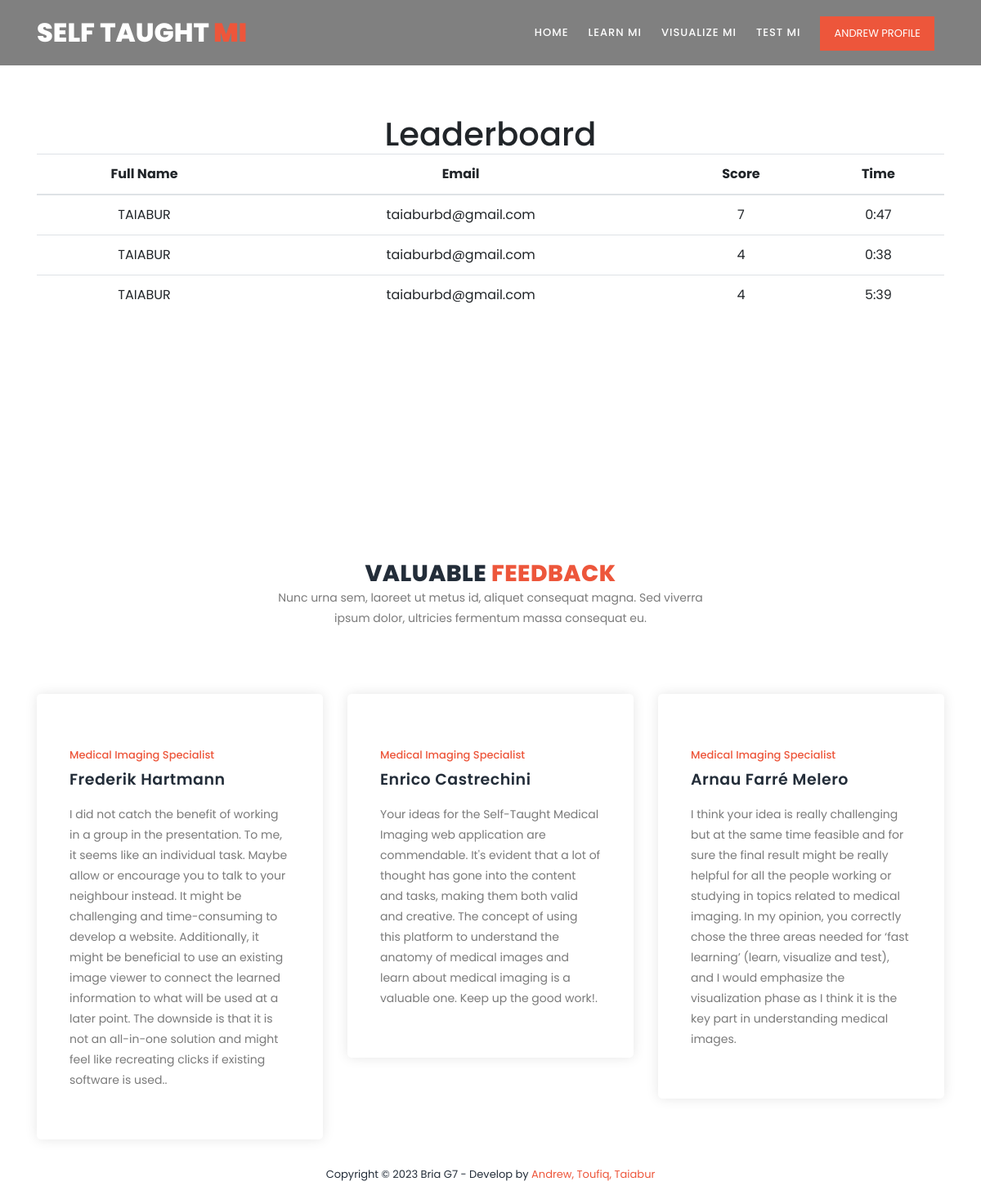
Page /leaderboard (signed in) on the committed database.
### tables this page shows
CREATE TABLE quiz_list (
    id INTEGER PRIMARY KEY,
    quiz_id VARCHAR(255),
    user_id INTEGER,
    total_mark INTEGER,
    category VARCHAR(255),
    created_date TIMESTAMP DEFAULT CURRENT_TIMESTAMP
);

CREATE TABLE users (
    id INTEGER PRIMARY KEY,
    fullname TEXT NULL,
    username TEXT UNIQUE NOT NULL,
    password TEXT NOT NULL,
    isadmin INTEGER DEFAULT 0,
    created TIMESTAMP NOT NULL DEFAULT 
    CURRENT_TIMESTAMP
);

### views.py (the view)
@app.route('/leaderboard')
def leaderboard():
    if 'user_id' in session:
        conn = get_db_connection()
        category_cursor = conn.execute('SELECT category_id FROM tutorials GROUP BY category_id ')
        categories = category_cursor.fetchall()
        quiz_cat = request.args.get('quiz_cat')
        quiz_details=''
        if quiz_cat:
            quiz_details = conn.execute(
                'SELECT * FROM quiz_list JOIN users ON users.id = quiz_list.user_id WHERE quiz_list.category = ? ORDER BY total_mark DESC, category ASC',
                (quiz_cat,)
            ).fetchall()
        else:
            quiz_details = conn.execute(
                'SELECT * FROM quiz_list JOIN users ON users.id = quiz_list.user_id ORDER BY total_mark DESC, category ASC',
            ).fetchall()
        conn.close()
        return render_template('leaderboard.html',quiz_details=quiz_details,quiz_cat=quiz_cat,categories=categories)
    else:
        return redirect(url_for('login'))

### admin.py (called while the page is built)
@app.before_request
def check_admin_access():
    if request.endpoint and request.endpoint.startswith('admin'):
        if not is_admin():
            return redirect(url_for('hello'))

### views.py (called while the page is built)
def get_db_connection():
    conn = sqlite3.connect('database.db')
    conn.row_factory = sqlite3.Row
    return conn

### templates/leaderboard.html (shortened to what this page needs)
{% extends "base.html" %}
{% block content %}
<section class="section" id="features">
  <div class="container">
      <div class="row">
        <div class="col-lg-12">
          <div class="section-heading">
              <h1>Leaderboard</h1>
                  {% set selected = '' %}
              <table class="table table-stripe">
                <thead>
                    <tr>
                        <th>Full Name</th>
                        <th>Email</th>
                        <th>Score</th>
                        <th>Time</th>
                    </tr>
                </thead>
                <tbody>
                    {% for row in quiz_details %}
                        <tr>
                            <td>{{ row.fullname.upper()}}</td>
                            <td>{{ row.username }}</td>
                            <td>{{ row.total_mark }}</td>
                            <td>{{ row.category }}</td>
                        </tr>
                    {% endfor %}
                </tbody>
            </table>
          </div>
      </div>
    </div>
</section>
{% endblock %}

### static/assets/css/templatemo-training-studio.css (style rules this page uses)
html, body, div, span, applet, object, iframe, h1, h2, h3, h4, h5, h6, p, blockquote, div pre, a, abbr, acronym, address, big, cite, code, del, dfn, em, font, img, ins, kbd, q, s, samp, small, strike, strong, sub, sup, tt, var, b, u, i, center, dl, dt, dd, ol, ul, li, figure, header, nav, section, article, aside, footer, figcaption { margin: 0; padding: 0; border: 0; outline: 0; }
header, nav, section, article, aside, footer, hgroup { display: block; }
* { box-sizing: border-box; }
html, body { font-family: 'Poppins', sans-serif; font-weight: 400; background-color: #fff; font-size: 16px; -ms-text-size-adjust: 100%; -webkit-font-smoothing: antialiased; -moz-osx-font-smoothing: grayscale; }
h1, h2, h3, h4, h5, h6 { margin-top: 0px; margin-bottom: 0px; }
html, body { background: #fff; font-family: 'Poppins', sans-serif; }
.section-heading { text-align: center; margin-top: 140px; margin-bottom: 80px; }
#features { margin-bottom: 80px; }

### rows in the picture
quiz_list: fullname "TAIABUR", username "taiaburbd@gmail.com", total_mark "7", category "0:47"
quiz_list: fullname "TAIABUR", username "taiaburbd@gmail.com", total_mark "4", category "0:38"
quiz_list: fullname "TAIABUR", username "taiaburbd@gmail.com", total_mark "4", category "5:39"

### other values in the picture
{{ session['user_fullname'] }} "ANDREW"
